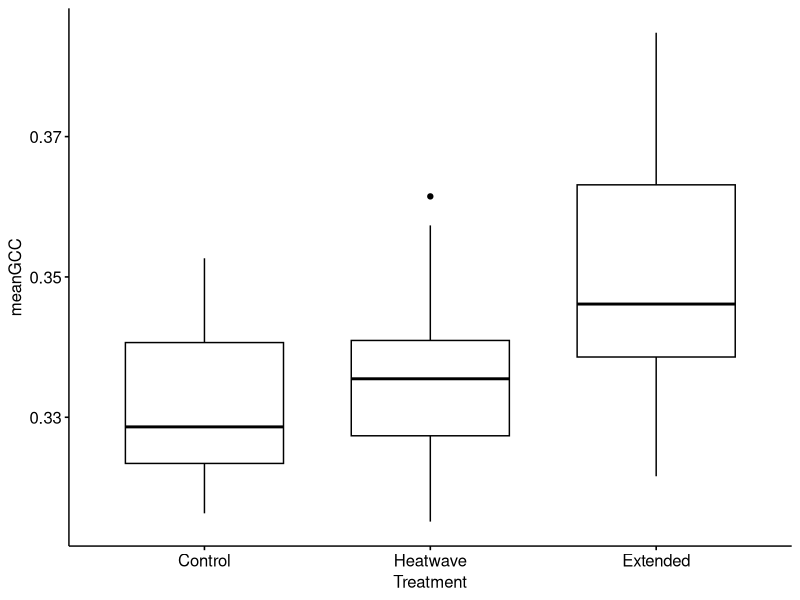

Write the R code that produced this figure.

###### Kruskal Wallis & Dunn's Post-Hoc Test #####
## Tutorial: Data Novia, https://www.datanovia.com/en/lessons/kruskal-wallis-test-in-r/
## Edited by Samantha Solis de Ovando


########################################################################################
########################################################################################

#this data does not meet the assumptions of one-way ANOVA test, therefore alternative = Kruskal-Wallis

thesis_data <- read.csv("shifted_dataset.csv")

library(tidyverse)
library(ggpubr)
library(rstatix)

########################## data #############################
thesis_data <- thesis_data %>%
  reorder_levels(Treatment, order = c("Control", "Heatwave", "Extended"))

#summer only data
summer_data <- thesis_data %>%
  filter(
    (Season == "Summer")
  )
#heat wave only data
heatwave_data <- thesis_data %>%
  filter(
    (Season == "Heatwave")
  )
#autumn only data
autumn_data <- thesis_data %>%
  filter(
    (Season == "Autumn")
  )

########################## stats #############################
#summary stats
autumn_data %>% 
  group_by(Treatment) %>%
  get_summary_stats(meanGCC, type = "common")

#box plot for 1 variable by Treatment
ggboxplot(autumn_data, x = "Treatment", y = "meanGCC")

#Kruskal-Test (rstatix)
res.kruskal <- autumn_data %>% kruskal_test(meanGCC ~ Treatment)
res.kruskal

#Effect size
#interpretation:
# 0.01- < 0.06 (small effect)
# 0.06 - < 0.14 (moderate effect)
# >= 0.14 (large effect)
autumn_data %>% kruskal_effsize(meanGCC ~ Treatment)

#Dunn's Test - pairwise comparisons
pwc <- autumn_data %>% 
  dunn_test(meanGCC ~ Treatment, p.adjust.method = "bonferroni") 
pwc
